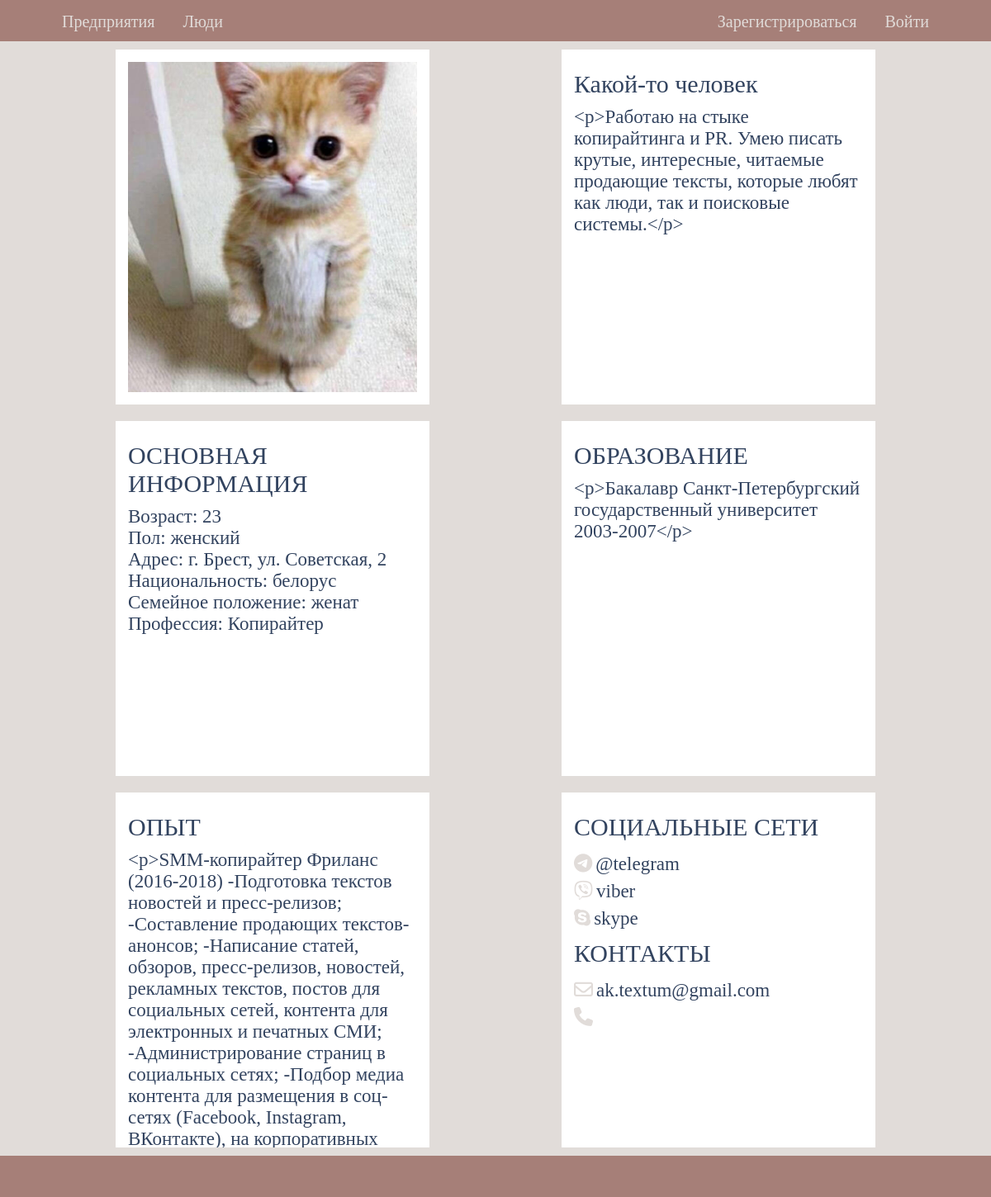
The page /people/kakoj-to-chelovek/ on the database its author committed.
### app/models.py (models this page shows, shortened)
class Person(models.Model):
    name = models.CharField(max_length=250, verbose_name="Имя")
    slug = models.SlugField(max_length=250, verbose_name="url", unique=True, blank=True)
    main_inf = models.TextField(verbose_name="Основная информация")
    photo = models.ImageField(
        upload_to="photos/person/%Y/%m/%d/", verbose_name="Фото", blank=True
    )
    age = models.SmallIntegerField(verbose_name="Возраст")
    gender = models.CharField(max_length=100, verbose_name="Пол")
    adress = models.CharField(max_length=300, verbose_name="Адрес")
    nationality = models.CharField(max_length=100, verbose_name="Национальность")
    family_status = models.CharField(max_length=100, verbose_name="Семейный статус")
    profession = models.CharField(max_length=100, verbose_name="Профессия")
    education = models.TextField(verbose_name="Образование")
    experience = models.TextField(verbose_name="Опыт работы")
    current_place = models.ForeignKey(
        Firm,
        on_delete=models.CASCADE,
        related_name="person",
        verbose_name="Настоящее место работы",
    )
    telegram = models.CharField(max_length=100, blank=True)
    viber = models.CharField(max_length=100, blank=True)
    skype = models.CharField(max_length=100, blank=True)
    mail = models.EmailField(max_length=250)
    phone = models.CharField(max_length=100)
    class Meta:
        verbose_name = "Сотрудник"
        verbose_name_plural = "Сотрудники"
        ordering = ["name"]

### app/views.py (the view)
# urls.py: path("people/<str:slug>/", views.PersonPage.as_view(), name="person"),
class PersonPage(DetailView):
    template_name = "app/person.html"
    context_object_name = "person"
    def get_queryset(self):
        return models.Person.objects.filter(slug=self.kwargs["slug"])
    def get_context_data(self, **kwargs):
        context = super().get_context_data(**kwargs)
        context["person"] = self.get_object()
        return context

### app/models.py (called while the page is built)
    def get_absolute_url(self):
        return reverse("firm", kwargs={"slug": self.slug})

### app/templates/app/person.html (shortened to what this page needs)
{% extends 'base.html' %}
{% load static %}
{% block css_rools %}
<link rel="stylesheet" href="{% static 'css/person2.css' %}">
{% endblock %}
{% block content %}
<section class="main_section">
    <div class="center_block">
        <div class="info_block">
            <div class="photo_block">
                <img src="{{person.photo.url}}">
            </div>
            <div class="main_inf">
                <p>{{person.name}}</p>
                <span> {{person.main_inf}}</span>
            </div>
            <div class="other_inf">
                <p>ОСНОВНАЯ ИНФОРМАЦИЯ</p>
                <span>Возраст: </span>
                <span>{{person.age}}</span><br>
                <span>Пол: </span>
                <span>{{person.gender}}</span><br>
                <span>Адрес: </span>
                <span>{{person.adress}}</span><br>
                <span>Национальность: </span>
                <span>{{person.nationality}}</span><br>
                <span>Семейное положение: </span>
                <span>{{person.family_status}}</span><br>
                <span>Профессия: </span>
                <span>{{person.profession}}</span><br>
            </div>
            <div class="education">
                <p>ОБРАЗОВАНИЕ</p>
                <span>{{person.education}}</span>
            </div>
            <div class="experience">
                <p>ОПЫТ</p>
                <span>{{person.experience}}</span>
            </div>
            <div class="contacts">
                <p>СОЦИАЛЬНЫЕ СЕТИ</p>
                <i class="fa-brands fa-telegram"></i>
                <span>{{person.telegram}}</span><br>
                <i class="fa-brands fa-viber"></i>
                <span>{{person.viber}}</span><br>
                <i class="fa-brands fa-skype"></i>
                <span>{{person.skype}}</span><br>
                <p>КОНТАКТЫ</p>
                <i class="fa-regular fa-envelope"></i>
                <span>{{person.mail}}</span><br>
                <i class="fa-solid fa-phone"></i>
                <br>
            </div>
        </div>
    </div>
</section>
{% endblock %}

### practice_app/static/css/person2.css (style rules this page uses)
* { color: #32435f; }
i { color: #e1dcd9; }
body { margin: 0; }
p { font-size: 30px; margin: 10px 0px; }
span { font-size: 23px; padding: 23px 0px; }
i { display: block; font-size: 23px; padding: 5px 0px; }
.main_section { background: #e1dcd9; display: flex; justify-content: center; }
.center_block { width: 1200px; display: flex; align-items: center; justify-content: space-between; }
.info_block { display: flex; width: 100%; justify-content: space-around; flex-wrap: wrap; }
.info_block > div { height: 400px; background: white; width: 350px; margin: 10px 0px; padding: 15px; overflow: hidden; }
.photo_block { overflow: hidden; }
img { height: 100%; width: 100%; object-fit: cover; }
@media (max-width: 1260px) { .center_block { width:90%; } }

### rows shown on the page
Person: photo (picture), name "Какой-то человек", main_inf "<p>Работаю на стыке копирайтинга и PR. Умею писать крутые, интересные, читаемые продающие тексты, которые любят как люди, так и поисковые системы.</p>", age "23", gender "женский", adress "г. Брест, ул. Советская, 2", nationality "белорус", family_status "женат", profession "Копирайтер", education "<p>Бакалавр Санкт-Петербургский государственный университет 2003-2007</p>", experience "<p>SMM-копирайтер Фриланс (2016-2018) -Подготовка текстов новостей и пресс-релизов; -Составление продающих текстов-анонсов; -Написание статей, обзоров, пресс-релизов, новостей, рекламных текстов, постов для социальных сетей, контента для электронных и печатных СМИ; -Администрирование страниц в социальных сетях; -Подбор медиа контента для размещения в соц-сетях (Facebook, Instagram, ВКонтакте), на корпоративных…", telegram "@telegram", viber "viber", skype "skype", mail "ak.textum@gmail.com"
